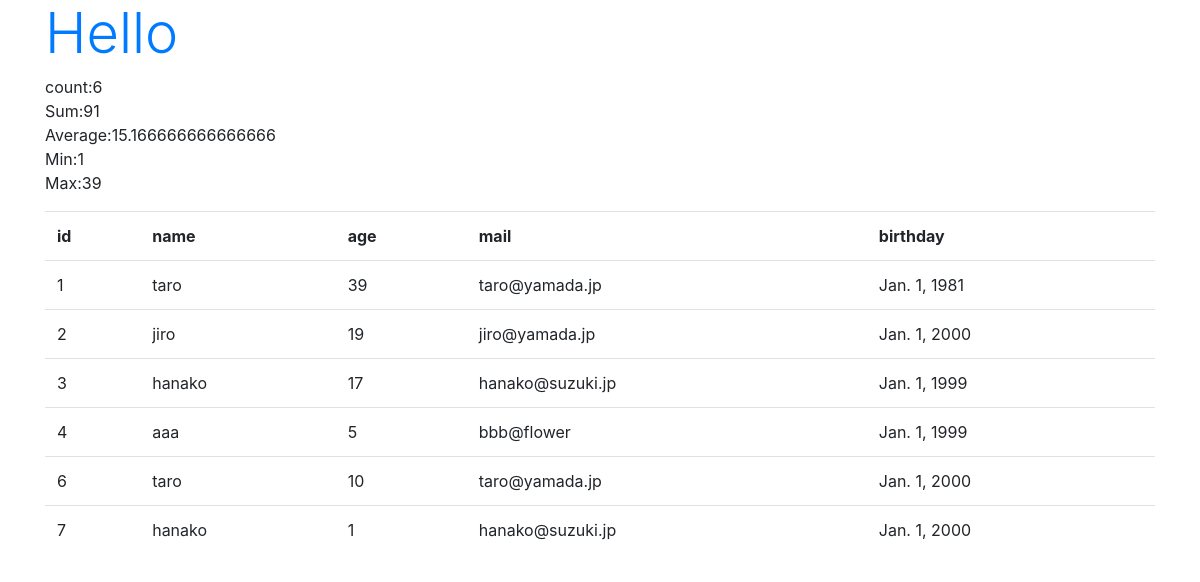
The page /hello/ on the database as committed earlier.
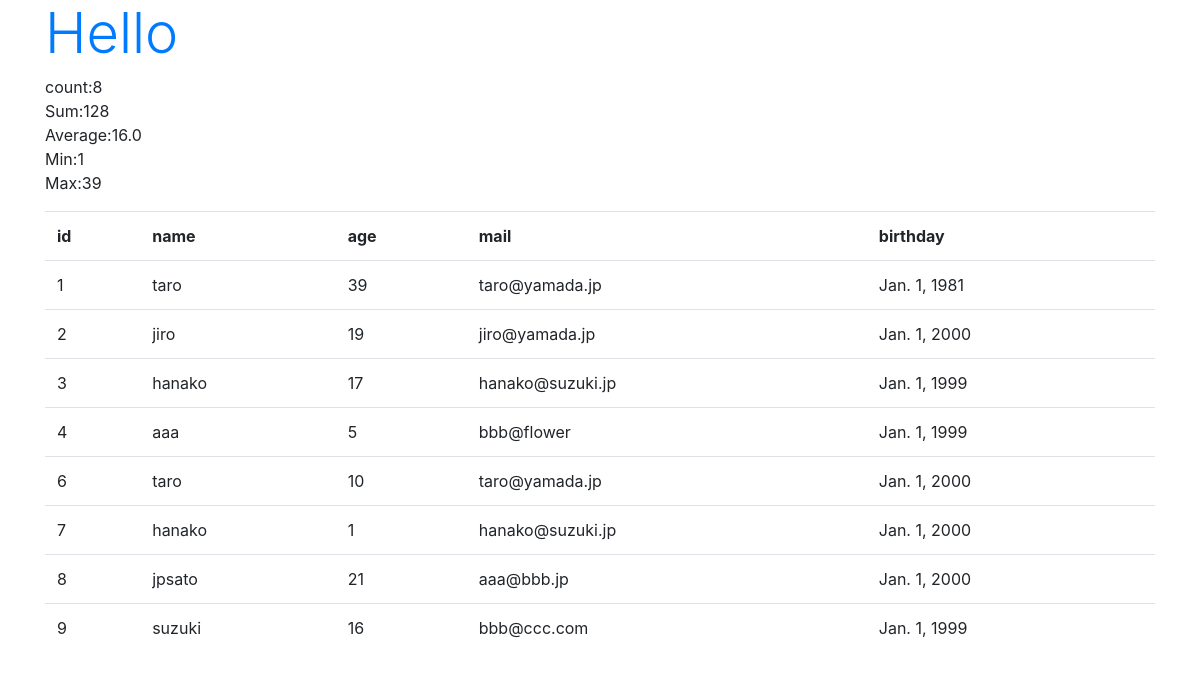
The same page on the database as committed later.
### hello/models.py (models this page shows)
class Friend(models.Model):
    name = models.CharField(max_length=100)
    mail = models.EmailField(max_length=200)
    gender = models.BooleanField()
    age = models.IntegerField(default=0)
    birthday = models.DateField()
    def __str__(self):
        return '<Friend:id=' + str(self.id) + ', ' + \
            self.name + '(' + str(self.age) + ')>'

### hello/views.py (the view)
# urls.py: path('', views.index, name='index'),
def index(request):
    data = Friend.objects.all()
    re1 = Friend.objects.aggregate(Count('age'))
    re2 = Friend.objects.aggregate(Sum('age'))
    re3 = Friend.objects.aggregate(Avg('age'))
    re4 = Friend.objects.aggregate(Min('age'))
    re5 = Friend.objects.aggregate(Max('age'))
    msg = 'count:' + str(re1['age__count']) \
            + '<br>Sum:' + str(re2['age__sum']) \
            + '<br>Average:' + str(re3['age__avg']) \
            + '<br>Min:' + str(re4['age__min']) \
            + '<br>Max:' + str(re5['age__max'])
    params = {
        'title':'Hello',
        'message':msg,
        'data': data,
    }
    return render(request, 'hello/index.html', params)

### hello/templates/hello/index.html (shortened to what this page needs)
{% load static %}
<!doctype html>
<html lang="ja">
<head>
    <link rel="stylesheet"
    href="https://stackpath.bootstrapcdn.com/bootstrap/4.3.1/css/bootstrap.min.css"
>
</head>
<body class="container">
    <h1 class="display-4 text-primary">
        {{title}}</h1>
    <p>{{message|safe}}</p>
    <table class="table">
        <tr>
            <th>id</th>
            <th>name</th>
            <th>age</th>
            <th>mail</th>
            <th>birthday</th>
        </tr>
    {% for item in data %}
        <tr>
            <td>{{item.id}}</td>
            <td>{{item.name}}</td>
            <td>{{item.age}}</td>
            <td>{{item.mail}}</td>
            <td>{{item.birthday}}</td>
        </tr>
    {% endfor %}
    </table>
</body>
</html>

Rows that differ between the two databases and show on the page:
added Friend: id "8", name "jpsato", age "21", mail "aaa@bbb.jp", birthday "Jan. 1, 2000"
added Friend: id "9", name "suzuki", age "16", mail "bbb@ccc.com", birthday "Jan. 1, 1999"
Other text that changed with them:
{{ message|safe }}: "count:6 Sum:91 Average:15.166666666666666 Min:1 Max:39" → "count:8 Sum:128 Average:16.0 Min:1 Max:39"
